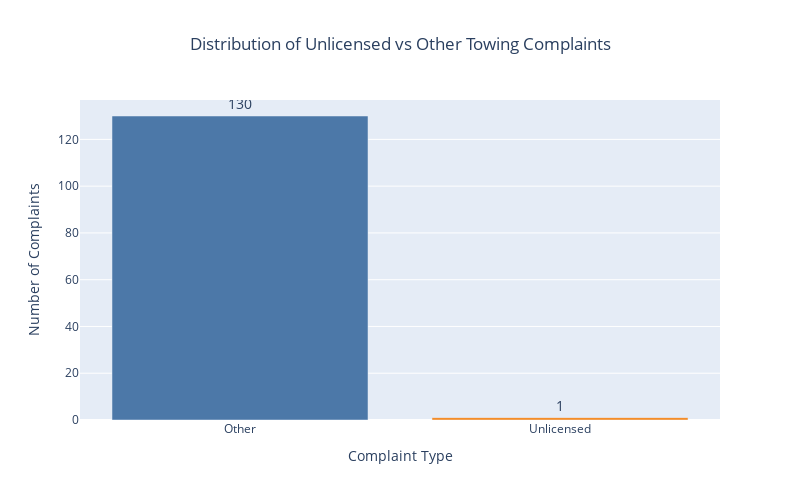

Notebook cell for this chart:
### Code cell
import plotly.express as px

# Create a count of unlicensed vs other complaints
unlicensed_counts = complaints['Unlicensed'].value_counts().reset_index()
unlicensed_counts.columns = ['Type', 'Count']
unlicensed_counts['Type'] = unlicensed_counts['Type'].map({1: 'Unlicensed', 0: 'Other'})

# Create bar graph
fig = px.bar(
    unlicensed_counts,
    x='Type',
    y='Count',
    title='Distribution of Unlicensed vs Other Towing Complaints',
    color='Type',
    color_discrete_sequence=px.colors.qualitative.T10,
    text='Count'  # Display count on bars
)

# Update layout
fig.update_layout(
    width=800,
    height=500,
    title_x=0.5,  # Center title
    showlegend=False,  # Hide legend since colors are self-explanatory
    xaxis_title="Complaint Type",
    yaxis_title="Number of Complaints"
)

# Update text position
fig.update_traces(
    textposition='outside',
    textfont=dict(size=14)
)

fig.show()

### Figure 1 — Plotly figure (JSON) as saved in the notebook; plotly's stock layout.template omitted (floating-point values rounded to 4 significant figures)
{"data": [{"alignmentgroup": "True", "hovertemplate": "Type=%{x}<br>Count=%{text}<extra></extra>", "legendgroup": "Other", "marker": {"color": "#4C78A8", "pattern": {"shape": ""}}, "name": "Other", "offsetgroup": "Other", "orientation": "v", "showlegend": true, "text": [130], "textfont": {"size": 14}, "textposition": "outside", "type": "bar", "x": ["Other"], "xaxis": "x", "y": [130], "yaxis": "y"}, {"alignmentgroup": "True", "hovertemplate": "Type=%{x}<br>Count=%{text}<extra></extra>", "legendgroup": "Unlicensed", "marker": {"color": "#F58518", "pattern": {"shape": ""}}, "name": "Unlicensed", "offsetgroup": "Unlicensed", "orientation": "v", "showlegend": true, "text": [1], "textfont": {"size": 14}, "textposition": "outside", "type": "bar", "x": ["Unlicensed"], "xaxis": "x", "y": [1], "yaxis": "y"}], "layout": {"barmode": "relative", "height": 500, "legend": {"title": {"text": "Type"}, "tracegroupgap": 0}, "showlegend": false, "title": {"text": "Distribution of Unlicensed vs Other Towing Complaints", "x": 0.5}, "width": 800, "xaxis": {"anchor": "y", "categoryarray": ["Other", "Unlicensed"], "categoryorder": "array", "domain": [0, 1], "title": {"text": "Complaint Type"}}, "yaxis": {"anchor": "x", "domain": [0, 1], "title": {"text": "Number of Complaints"}}}}
